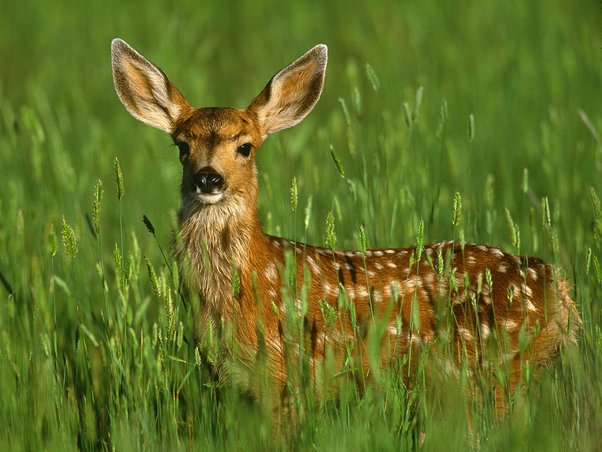
#> input picture CSE4182 - Digital Image Processing/assignment 5/dear.jpeg, 602 x 452 px
$ python 'problem_2 - bit_plane_slicing.py'
#> lines starting #> are read from the running program, lines starting #| are printed output that depends on the picture
#!/usr/bin/env python
# coding: utf-8

# In[1]:


import matplotlib.pyplot as plt
import cv2
# %matplotlib inline


# In[6]:


img = plt.imread('dear.jpeg')
#> img is the input picture: shape (452, 602, 3); mean R, G, B 99, 112.9, 36.9
# plt.figure(figsize=(50,100))
plt.imshow(img)


# In[7]:


def bit_slice(img,bit):
    img = img & (1<<bit)
    img = img > 0
    return img


# In[10]:


def plot_img(img,ind,title,cmap='binary'):
    plt.subplot(4,2,ind)
    plt.title(title,fontsize=10)
#     multiply them by 255 to make it high and low
    plt.imshow(img*255,cmap=cmap)
    plt.savefig('problem_2.jpeg')


# In[11]:


grayscale = cv2.cvtColor(img,cv2.COLOR_RGB2GRAY)
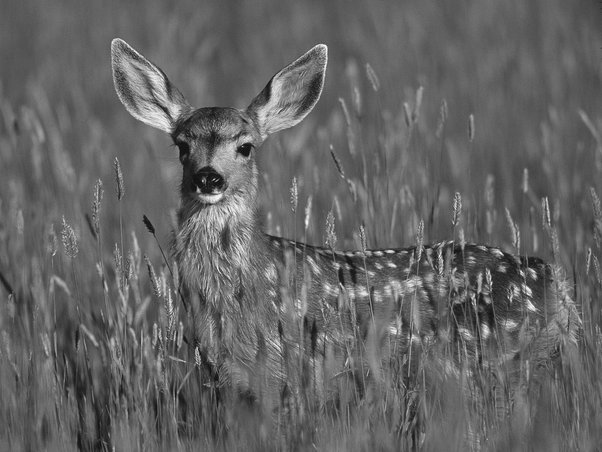
#> grayscale: shape (452, 602); min 4, max 251, mean 100.1
# plot_img(grayscale,1,'GrayScale','gray')


for i in range(8):
    plot_img(bit_slice(grayscale,i),i+1,'sliced_'+str(i))
#> this loop made 8 passes
#> pass 1, in bit_slice, `img = img & (1<<bit)`:
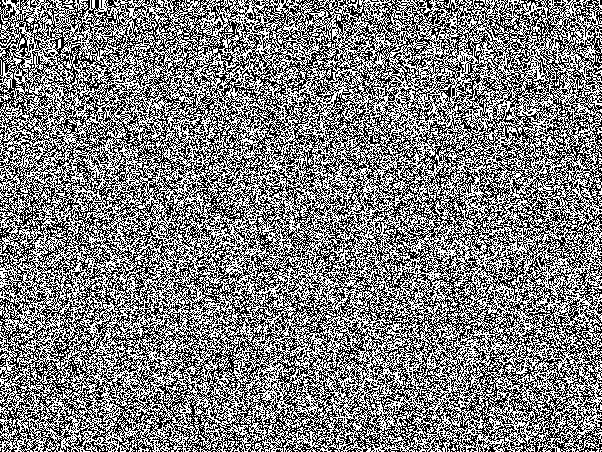
#> img: shape (452, 602); values 0 (black) and 1 (white), 49.9% white in thin lines or dots
#> pass 1, in plot_img, `plt.savefig('problem_2.jpeg')`:
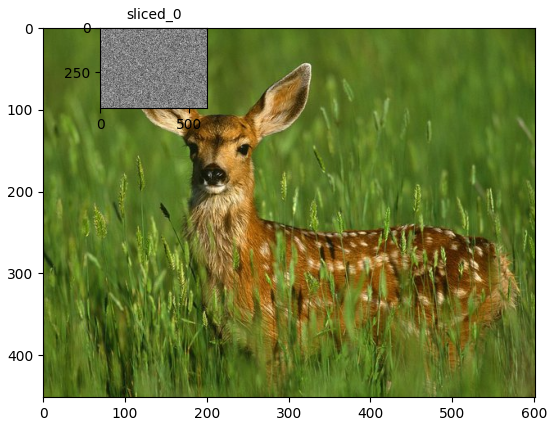
#> figure drawn by matplotlib, 2 panels
#> pass 2, in bit_slice (call 2), `img = img & (1<<bit)`:
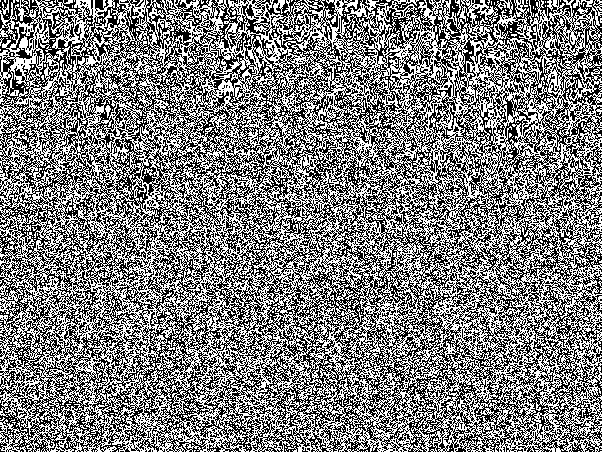
#> img: shape (452, 602); values 0 (black) and 2 (white), 49.9% white in thin lines or dots
#> pass 2, in plot_img (call 2), `plt.savefig('problem_2.jpeg')`:
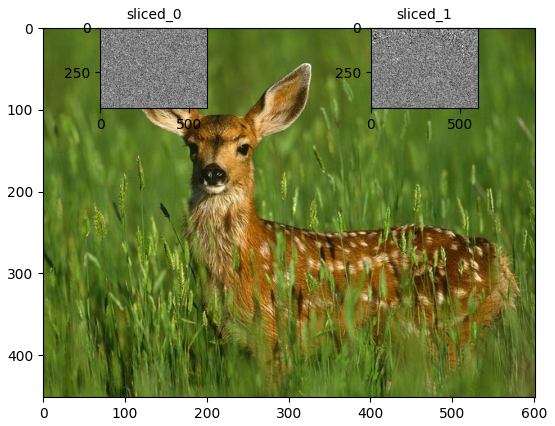
#> figure drawn by matplotlib, 3 panels
#> pass 3, in bit_slice (call 3), `img = img & (1<<bit)`:
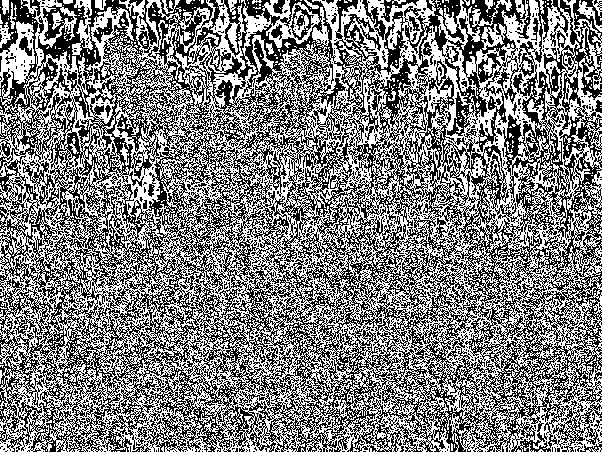
#> img: shape (452, 602); values 0 (black) and 4 (white), 50.1% white; black in thin lines or dots
plt.show()
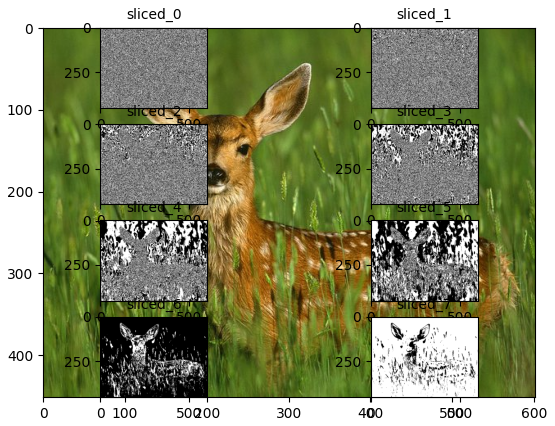
#> figure drawn by matplotlib, 9 panels


# In[ ]:
